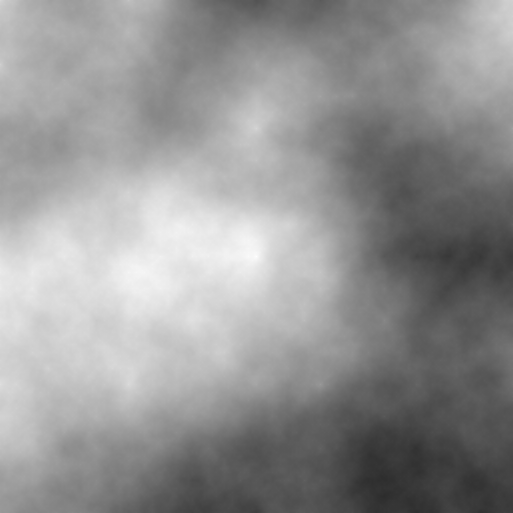
#> input picture bases_noires_et_blanches/base0.png, 513 x 513 px
$ python traiterImage.py
#> lines starting #> are read from the running program, lines starting #| are printed output that depends on the picture
from cv2 import imread, imwrite
import numpy as np
from random import randint

# génération d'une image via genererImage.py
#exec(open("./genererBase.py").read())

image = imread("bases_noires_et_blanches/base0.png")
#> image is the input picture: shape (513, 513, 3); min 44, max 255, mean 147.2

h = image.shape[0]
#> h = 513

map = np.zeros((h, h, 3), np.uint8)

def traiterImage(type):
    if type == "desert":
        for x in range(h):
            for y in range(h):
                if   image[x, y][0] > 160: map[x, y] = [ 96,  96,   0] # eau profonde
                elif image[x, y][0] > 130: map[x, y] = [127, 127,   0] # eau
                elif image[x, y][0] > 110: map[x, y] = [  0, 255, 255] # sable
                elif image[x, y][0] >  80: map[x, y] = [  0, 198, 198] # sol
                elif image[x, y][0] >  40: map[x, y] = [  0,  96,  96] # roche
                elif image[x, y][0] >  20: map[x, y] = [  0,  48,  64] # montagne
                else                     : map[x, y] = [  0,  32,  64] # sommets

    elif type == "glace":
        for x in range(h):
            for y in range(h):
                if   image[x, y][0] > 160: map[x, y] = [127,   0,   0] # eau profonde
                elif image[x, y][0] > 130: map[x, y] = [255,   0,   0] # eau
                elif image[x, y][0] > 110: map[x, y] = [255, 150, 150] # bord d'eau
                elif image[x, y][0] >  80: map[x, y] = [255, 200, 200] # sol
                elif image[x, y][0] >  40: map[x, y] = [190, 190, 190] # plutot haut
                elif image[x, y][0] >  20: map[x, y] = [220, 220, 220] # haut
                else                     : map[x, y] = [255, 255, 255] # très haut

    elif type == "enfer":
        for x in range(h):
            for y in range(h):
                if   image[x, y][0] > 160: map[x, y] = [ 32,  32, 255] # lave profonde
                elif image[x, y][0] > 130: map[x, y] = [ 64,  64, 255] # lave
                elif image[x, y][0] > 125: map[x, y] = [ 32,  32,  32] # sable noir
                elif image[x, y][0] >  90: map[x, y] = [  0,  32,  64] # sol
                elif image[x, y][0] >  55: map[x, y] = [  0,  16,  32] # forêt
                elif image[x, y][0] >  20: map[x, y] = [ 16,  16,  16] # montagne
                else                     : map[x, y] = [  0,   0,   0] # sommets

    else:
        for x in range(h):
            for y in range(h):
                if   image[x, y][0] > 160: map[x, y] = [127,   0,   0] # eau profonde
                elif image[x, y][0] > 130: map[x, y] = [255,   0,   0] # eau
                elif image[x, y][0] > 125: map[x, y] = [  0, 255, 255] # sable
                elif image[x, y][0] >  90: map[x, y] = [  0, 255,   0] # herbe
                elif image[x, y][0] >  55: map[x, y] = [  0, 127,   0] # forêt
                elif image[x, y][0] >  20: map[x, y] = [ 63,  63,  63] # montagne
                else                     : map[x, y] = [255, 255, 255] # sommets

tabTypes = ["desert", "glace", "enfer", "autre"]

for i in range(len(tabTypes)):
    traiterImage(tabTypes[i])

    name = "cartes/" + tabTypes[i] + ".png"

    imwrite(name, map)
#> this loop made 4 passes
#> pass 1, `imwrite(name, map)`:
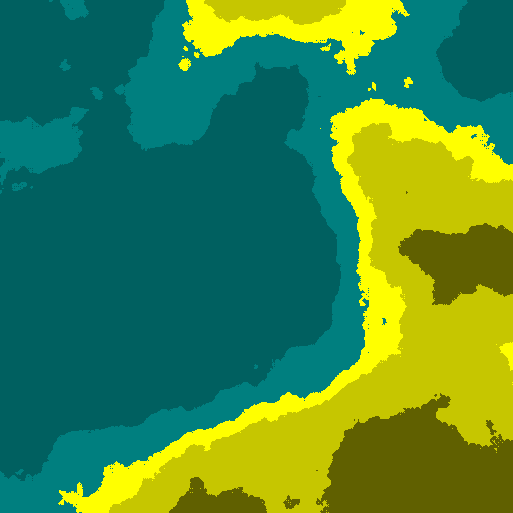
#> saved as desert.png: shape (513, 513, 3); mean B, G, R 67, 135.1, 68.1
#> pass 2, `imwrite(name, map)`:
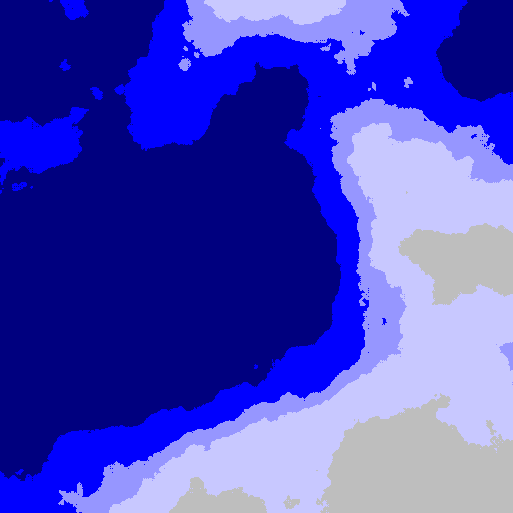
#> saved as glace.png: shape (513, 513, 3); mean B, G, R 193.3, 67.8, 67.8

$ run again, with bases_noires_et_blanches/base1.png copied over bases_noires_et_blanches/base0.png
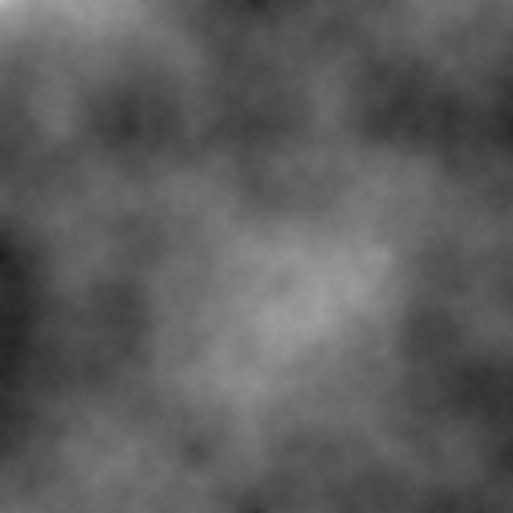
#> input picture bases_noires_et_blanches/base1.png, 513 x 513 px
#> image is the input picture: shape (513, 513, 3); min 28, max 191, mean 93.4
#> the loop `for i in range(len(tabTypes)):` made 4 passes
#> pass 1, `imwrite(name, map)`:
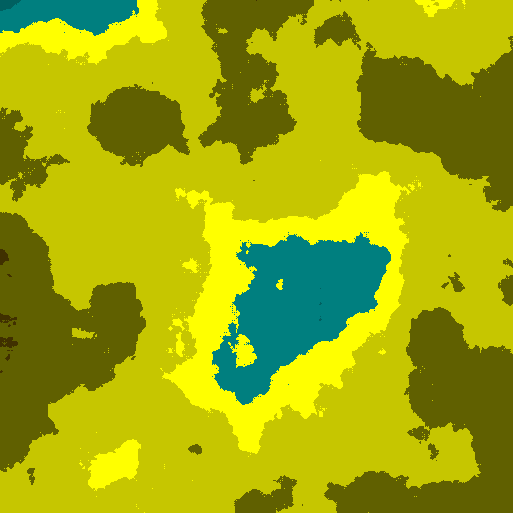
#> saved as desert.png: shape (513, 513, 3); mean B, G, R 9.6, 170.1, 160.6
#> pass 2, `imwrite(name, map)`:
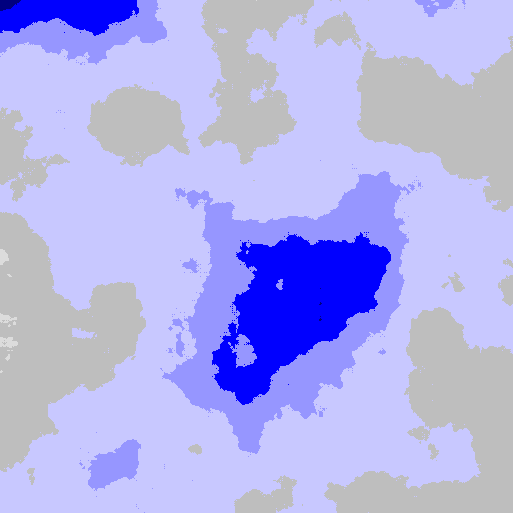
#> saved as glace.png: shape (513, 513, 3); mean B, G, R 236.6, 176.4, 176.4

$ run again, with bases_noires_et_blanches/base2.png copied over bases_noires_et_blanches/base0.png
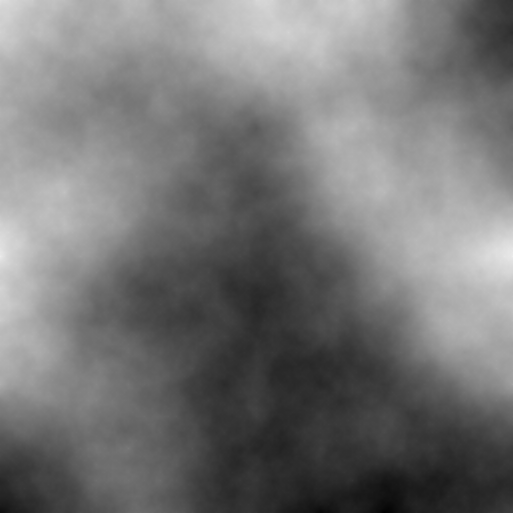
#> input picture bases_noires_et_blanches/base2.png, 513 x 513 px
#> image is the input picture: shape (513, 513, 3); min 0, max 237, mean 117.3
#> the loop `for i in range(len(tabTypes)):` made 4 passes
#> pass 1, `imwrite(name, map)`:
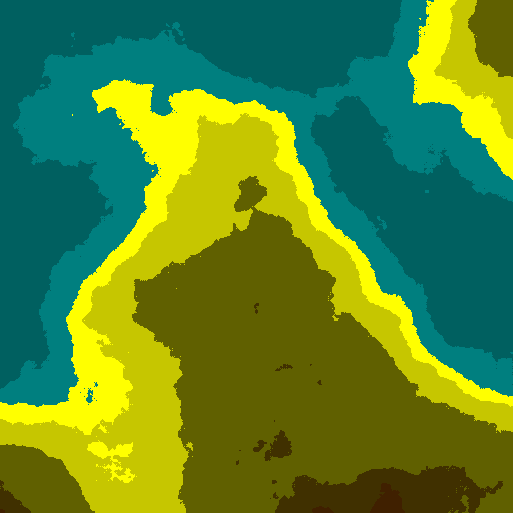
#> saved as desert.png: shape (513, 513, 3); mean B, G, R 47.6, 133.8, 86.8
#> pass 2, `imwrite(name, map)`:
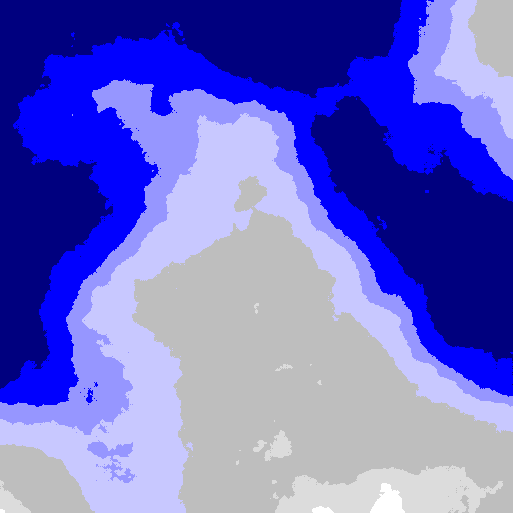
#> saved as glace.png: shape (513, 513, 3); mean B, G, R 204.5, 105.4, 105.4

$ run again, with bases_noires_et_blanches/base3.png copied over bases_noires_et_blanches/base0.png
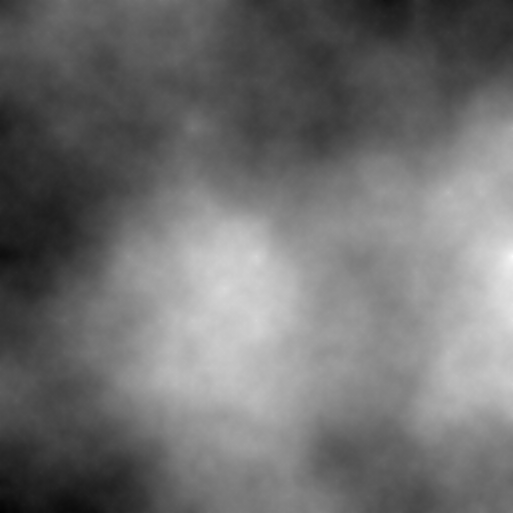
#> input picture bases_noires_et_blanches/base3.png, 513 x 513 px
#> image is the input picture: shape (513, 513, 3); min 2, max 252, mean 111.2
#> the loop `for i in range(len(tabTypes)):` made 4 passes
#> pass 1, `imwrite(name, map)`:
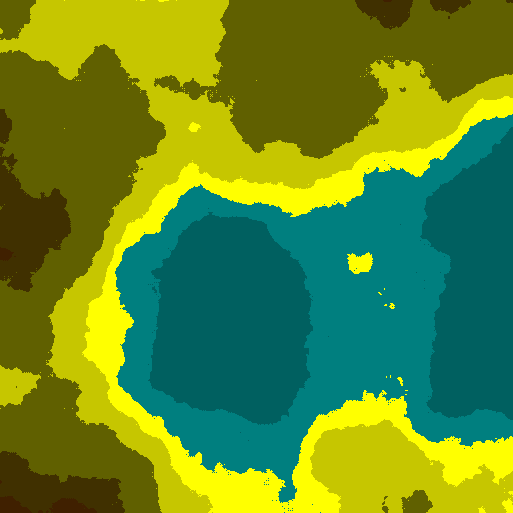
#> saved as desert.png: shape (513, 513, 3); mean B, G, R 41.3, 137, 96.5
#> pass 2, `imwrite(name, map)`:
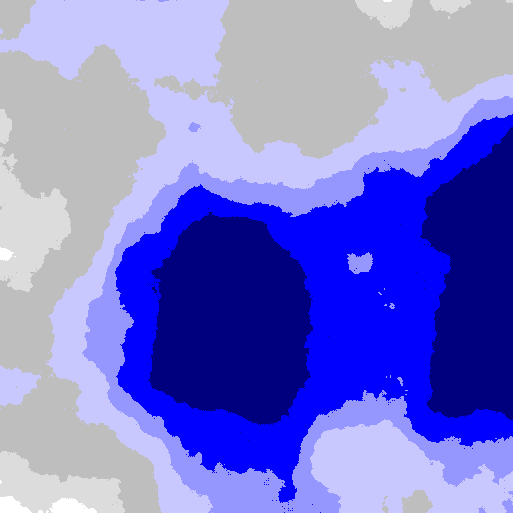
#> saved as glace.png: shape (513, 513, 3); mean B, G, R 213, 119.6, 119.6
